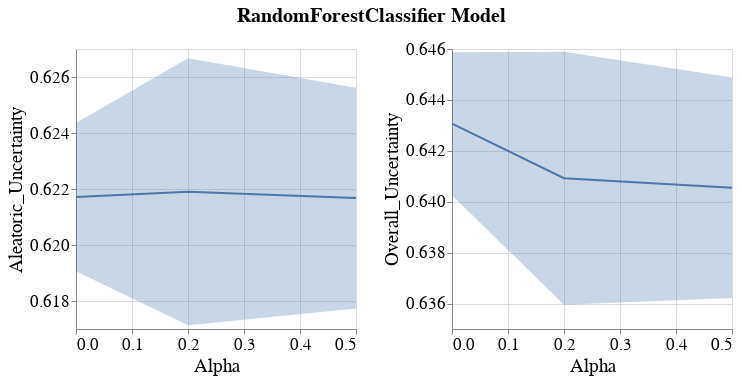

The notebook cell this image was saved under:
### Code cell
visualizer.create_subgroup_metrics_line_band_plot(model_name=MODEL_NAMES[0],
                                                  subgroup_metrics=['Aleatoric_Uncertainty', 'Overall_Uncertainty'])

### Figure 1 — Vega-Lite specification as saved in the notebook (floating-point values rounded to 4 significant figures)
{"config": {"view": {"continuousWidth": 400, "continuousHeight": 300}, "axis": {"labelFontSize": 17, "labelFontWeight": "normal", "titleFontSize": 19, "titleFontWeight": "normal"}, "legend": {"labelFontSize": 17, "symbolStrokeWidth": 10, "titleFontSize": 19}, "title": {"fontSize": 17}}, "vconcat": [{"hconcat": [{"layer": [{"mark": {"type": "errorband", "extent": "ci"}, "encoding": {"x": {"field": "Intervention_Param", "title": "Alpha", "type": "quantitative"}, "y": {"field": "Metric_Value", "scale": {"zero": false}, "title": "Aleatoric_Uncertainty", "type": "quantitative"}}}, {"mark": "line", "encoding": {"x": {"field": "Intervention_Param", "title": "Alpha", "type": "quantitative"}, "y": {"aggregate": "mean", "field": "Metric_Value", "scale": {"zero": false}, "title": "Aleatoric_Uncertainty", "type": "quantitative"}}}], "height": 280, "width": 280}, {"layer": [{"mark": {"type": "errorband", "extent": "ci"}, "encoding": {"x": {"field": "Intervention_Param", "title": "Alpha", "type": "quantitative"}, "y": {"field": "Metric_Value", "scale": {"zero": false}, "title": "Overall_Uncertainty", "type": "quantitative"}}}, {"mark": "line", "encoding": {"x": {"field": "Intervention_Param", "title": "Alpha", "type": "quantitative"}, "y": {"aggregate": "mean", "field": "Metric_Value", "scale": {"zero": false}, "title": "Overall_Uncertainty", "type": "quantitative"}}}], "data": {"name": "data-049451c61c1940ec0e391889a19e1cfe"}, "height": 280, "width": 280}]}], "data": {"name": "data-18ca5da08754ec6306dc3eb67df1fd53"}, "title": {"text": "RandomForestClassifier Model", "anchor": "middle", "dy": -10, "fontSize": 20}, "$schema": "https://vega.github.io/schema/vega-lite/v4.17.0.json", "datasets": {"data-18ca5da08754ec6306dc3eb67df1fd53": [{"Metric": "Aleatoric_Uncertainty", "Bootstrap_Model_Seed": 101, "Model_Name": "RandomForestClassifier", "Model_Params": "{'bootstrap': True, 'ccp_alpha': 0.0, 'class_weight': None, 'criterion': 'gini', 'max_depth': None, 'max_features': 'sqrt', 'max_leaf_nodes': None, 'max_samples': None, 'min_impurity_decrease': 0.0, 'min_samples_leaf': 1, 'min_samples_split': 2, 'min_weight_fraction_leaf': 0.0, 'n_estimators': 100, 'n_jobs': None, 'oob_score': False, 'random_state': 101, 'verbose': 0, 'warm_start': False}", "Run_Number": "Run_1", "Dataset_Name": "Folktables_GA_2018_Income", "Num_Estimators": 20, "Tag": "OK", "Record_Create_Date_Time": "2023-07-17T17:36:15.513000", "Session_Uuid": "da196782-b063-488c-9ad7-bc52ccf8e6ed", "Experiment_Iteration": "Exp_iter_1", "Dataset_Split_Seed": 100, "Model_Init_Seed": 100, "Fair_Intervention_Params_Lst": "[0.0, 0.2, 0.5]", "Intervention_Param": 0.0, "Subgroup": "overall", "Metric_Value": 0.6244}, {"Metric": "Aleatoric_Uncertainty", "Bootstrap_Model_Seed": 101, "Model_Name": "RandomForestClassifier", "Model_Params": "{'bootstrap': True, 'ccp_alpha': 0.0, 'class_weight': None, 'criterion': 'gini', 'max_depth': None, 'max_features': 'sqrt', 'max_leaf_nodes': None, 'max_samples': None, 'min_impurity_decrease': 0.0, 'min_samples_leaf': 1, 'min_samples_split': 2, 'min_weight_fraction_leaf': 0.0, 'n_estimators': 200, 'n_jobs': None, 'oob_score': False, 'random_state': 101, 'verbose': 0, 'warm_start': False}", "Run_Number": "Run_1", "Dataset_Name": "Folktables_GA_2018_Income", "Num_Estimators": 20, "Tag": "OK", "Record_Create_Date_Time": "2023-07-17T17:41:05.348000", "Session_Uuid": "da196782-b063-488c-9ad7-bc52ccf8e6ed", "Experiment_Iteration": "Exp_iter_1", "Dataset_Split_Seed": 100, "Model_Init_Seed": 100, "Fair_Intervention_Params_Lst": "[0.0, 0.2, 0.5]", "Intervention_Param": 0.2, "Subgroup": "overall", "Metric_Value": 0.6267}, {"Metric": "Aleatoric_Uncertainty", "Bootstrap_Model_Seed": 101, "Model_Name": "RandomForestClassifier", "Model_Params": "{'bootstrap': True, 'ccp_alpha': 0.0, 'class_weight': None, 'criterion': 'gini', 'max_depth': None, 'max_features': 'sqrt', 'max_leaf_nodes': None, 'max_samples': None, 'min_impurity_decrease': 0.0, 'min_samples_leaf': 1, 'min_samples_split': 2, 'min_weight_fraction_leaf': 0.0, 'n_estimators': 200, 'n_jobs': None, 'oob_score': False, 'random_state': 101, 'verbose': 0, 'warm_start': False}", "Run_Number": "Run_1", "Dataset_Name": "Folktables_GA_2018_Income", "Num_Estimators": 20, "Tag": "OK", "Record_Create_Date_Time": "2023-07-17T17:45:52.937000", "Session_Uuid": "da196782-b063-488c-9ad7-bc52ccf8e6ed", "Experiment_Iteration": "Exp_iter_1", "Dataset_Split_Seed": 100, "Model_Init_Seed": 100, "Fair_Intervention_Params_Lst": "[0.0, 0.2, 0.5]", "Intervention_Param": 0.5, "Subgroup": "overall", "Metric_Value": 0.6256}, {"Metric": "Aleatoric_Uncertainty", "Bootstrap_Model_Seed": 201, "Model_Name": "RandomForestClassifier", "Model_Params": "{'bootstrap': True, 'ccp_alpha': 0.0, 'class_weight': None, 'criterion': 'gini', 'max_depth': None, 'max_features': 'sqrt', 'max_leaf_nodes': None, 'max_samples': None, 'min_impurity_decrease': 0.0, 'min_samples_leaf': 1, 'min_samples_split': 2, 'min_weight_fraction_leaf': 0.0, 'n_estimators': 100, 'n_jobs': None, 'oob_score': False, 'random_state': 201, 'verbose': 0, 'warm_start': False}", "Run_Number": "Run_1", "Dataset_Name": "Folktables_GA_2018_Income", "Num_Estimators": 20, "Tag": "OK", "Record_Create_Date_Time": "2023-07-17T17:49:07.225000", "Session_Uuid": "da196782-b063-488c-9ad7-bc52ccf8e6ed", "Experiment_Iteration": "Exp_iter_2", "Dataset_Split_Seed": 200, "Model_Init_Seed": 200, "Fair_Intervention_Params_Lst": "[0.0, 0.2, 0.5]", "Intervention_Param": 0.0, "Subgroup": "overall", "Metric_Value": 0.6191}, {"Metric": "Aleatoric_Uncertainty", "Bootstrap_Model_Seed": 201, "Model_Name": "RandomForestClassifier", "Model_Params": "{'bootstrap': True, 'ccp_alpha': 0.0, 'class_weight': None, 'criterion': 'gini', 'max_depth': None, 'max_features': 'sqrt', 'max_leaf_nodes': None, 'max_samples': None, 'min_impurity_decrease': 0.0, 'min_samples_leaf': 1, 'min_samples_split': 2, 'min_weight_fraction_leaf': 0.0, 'n_estimators': 200, 'n_jobs': None, 'oob_score': False, 'random_state': 201, 'verbose': 0, 'warm_start': False}", "Run_Number": "Run_1", "Dataset_Name": "Folktables_GA_2018_Income", "Num_Estimators": 20, "Tag": "OK", "Record_Create_Date_Time": "2023-07-17T17:53:16.901000", "Session_Uuid": "da196782-b063-488c-9ad7-bc52ccf8e6ed", "Experiment_Iteration": "Exp_iter_2", "Dataset_Split_Seed": 200, "Model_Init_Seed": 200, "Fair_Intervention_Params_Lst": "[0.0, 0.2, 0.5]", "Intervention_Param": 0.2, "Subgroup": "overall", "Metric_Value": 0.6171}, {"Metric": "Aleatoric_Uncertainty", "Bootstrap_Model_Seed": 201, "Model_Name": "RandomForestClassifier", "Model_Params": "{'bootstrap': True, 'ccp_alpha': 0.0, 'class_weight': None, 'criterion': 'gini', 'max_depth': None, 'max_features': 'sqrt', 'max_leaf_nodes': None, 'max_samples': None, 'min_impurity_decrease': 0.0, 'min_samples_leaf': 1, 'min_samples_split': 2, 'min_weight_fraction_leaf': 0.0, 'n_estimators': 200, 'n_jobs': None, 'oob_score': False, 'random_state': 201, 'verbose': 0, 'warm_start': False}", "Run_Number": "Run_1", "Dataset_Name": "Folktables_GA_2018_Income", "Num_Estimators": 20, "Tag": "OK", "Record_Create_Date_Time": "2023-07-17T17:57:20.827000", "Session_Uuid": "da196782-b063-488c-9ad7-bc52ccf8e6ed", "Experiment_Iteration": "Exp_iter_2", "Dataset_Split_Seed": 200, "Model_Init_Seed": 200, "Fair_Intervention_Params_Lst": "[0.0, 0.2, 0.5]", "Intervention_Param": 0.5, "Subgroup": "overall", "Metric_Value": 0.6177}], "data-049451c61c1940ec0e391889a19e1cfe": [{"Metric": "Overall_Uncertainty", "Bootstrap_Model_Seed": 101, "Model_Name": "RandomForestClassifier", "Model_Params": "{'bootstrap': True, 'ccp_alpha': 0.0, 'class_weight': None, 'criterion': 'gini', 'max_depth': None, 'max_features': 'sqrt', 'max_leaf_nodes': None, 'max_samples': None, 'min_impurity_decrease': 0.0, 'min_samples_leaf': 1, 'min_samples_split': 2, 'min_weight_fraction_leaf': 0.0, 'n_estimators': 100, 'n_jobs': None, 'oob_score': False, 'random_state': 101, 'verbose': 0, 'warm_start': False}", "Run_Number": "Run_1", "Dataset_Name": "Folktables_GA_2018_Income", "Num_Estimators": 20, "Tag": "OK", "Record_Create_Date_Time": "2023-07-17T17:36:15.513000", "Session_Uuid": "da196782-b063-488c-9ad7-bc52ccf8e6ed", "Experiment_Iteration": "Exp_iter_1", "Dataset_Split_Seed": 100, "Model_Init_Seed": 100, "Fair_Intervention_Params_Lst": "[0.0, 0.2, 0.5]", "Intervention_Param": 0.0, "Subgroup": "overall", "Metric_Value": 0.6459}, {"Metric": "Overall_Uncertainty", "Bootstrap_Model_Seed": 101, "Model_Name": "RandomForestClassifier", "Model_Params": "{'bootstrap': True, 'ccp_alpha': 0.0, 'class_weight': None, 'criterion': 'gini', 'max_depth': None, 'max_features': 'sqrt', 'max_leaf_nodes': None, 'max_samples': None, 'min_impurity_decrease': 0.0, 'min_samples_leaf': 1, 'min_samples_split': 2, 'min_weight_fraction_leaf': 0.0, 'n_estimators': 200, 'n_jobs': None, 'oob_score': False, 'random_state': 101, 'verbose': 0, 'warm_start': False}", "Run_Number": "Run_1", "Dataset_Name": "Folktables_GA_2018_Income", "Num_Estimators": 20, "Tag": "OK", "Record_Create_Date_Time": "2023-07-17T17:41:05.348000", "Session_Uuid": "da196782-b063-488c-9ad7-bc52ccf8e6ed", "Experiment_Iteration": "Exp_iter_1", "Dataset_Split_Seed": 100, "Model_Init_Seed": 100, "Fair_Intervention_Params_Lst": "[0.0, 0.2, 0.5]", "Intervention_Param": 0.2, "Subgroup": "overall", "Metric_Value": 0.6459}, {"Metric": "Overall_Uncertainty", "Bootstrap_Model_Seed": 101, "Model_Name": "RandomForestClassifier", "Model_Params": "{'bootstrap': True, 'ccp_alpha': 0.0, 'class_weight': None, 'criterion': 'gini', 'max_depth': None, 'max_features': 'sqrt', 'max_leaf_nodes': None, 'max_samples': None, 'min_impurity_decrease': 0.0, 'min_samples_leaf': 1, 'min_samples_split': 2, 'min_weight_fraction_leaf': 0.0, 'n_estimators': 200, 'n_jobs': None, 'oob_score': False, 'random_state': 101, 'verbose': 0, 'warm_start': False}", "Run_Number": "Run_1", "Dataset_Name": "Folktables_GA_2018_Income", "Num_Estimators": 20, "Tag": "OK", "Record_Create_Date_Time": "2023-07-17T17:45:52.937000", "Session_Uuid": "da196782-b063-488c-9ad7-bc52ccf8e6ed", "Experiment_Iteration": "Exp_iter_1", "Dataset_Split_Seed": 100, "Model_Init_Seed": 100, "Fair_Intervention_Params_Lst": "[0.0, 0.2, 0.5]", "Intervention_Param": 0.5, "Subgroup": "overall", "Metric_Value": 0.6449}, {"Metric": "Overall_Uncertainty", "Bootstrap_Model_Seed": 201, "Model_Name": "RandomForestClassifier", "Model_Params": "{'bootstrap': True, 'ccp_alpha': 0.0, 'class_weight': None, 'criterion': 'gini', 'max_depth': None, 'max_features': 'sqrt', 'max_leaf_nodes': None, 'max_samples': None, 'min_impurity_decrease': 0.0, 'min_samples_leaf': 1, 'min_samples_split': 2, 'min_weight_fraction_leaf': 0.0, 'n_estimators': 100, 'n_jobs': None, 'oob_score': False, 'random_state': 201, 'verbose': 0, 'warm_start': False}", "Run_Number": "Run_1", "Dataset_Name": "Folktables_GA_2018_Income", "Num_Estimators": 20, "Tag": "OK", "Record_Create_Date_Time": "2023-07-17T17:49:07.225000", "Session_Uuid": "da196782-b063-488c-9ad7-bc52ccf8e6ed", "Experiment_Iteration": "Exp_iter_2", "Dataset_Split_Seed": 200, "Model_Init_Seed": 200, "Fair_Intervention_Params_Lst": "[0.0, 0.2, 0.5]", "Intervention_Param": 0.0, "Subgroup": "overall", "Metric_Value": 0.6403}, {"Metric": "Overall_Uncertainty", "Bootstrap_Model_Seed": 201, "Model_Name": "RandomForestClassifier", "Model_Params": "{'bootstrap': True, 'ccp_alpha': 0.0, 'class_weight': None, 'criterion': 'gini', 'max_depth': None, 'max_features': 'sqrt', 'max_leaf_nodes': None, 'max_samples': None, 'min_impurity_decrease': 0.0, 'min_samples_leaf': 1, 'min_samples_split': 2, 'min_weight_fraction_leaf': 0.0, 'n_estimators': 200, 'n_jobs': None, 'oob_score': False, 'random_state': 201, 'verbose': 0, 'warm_start': False}", "Run_Number": "Run_1", "Dataset_Name": "Folktables_GA_2018_Income", "Num_Estimators": 20, "Tag": "OK", "Record_Create_Date_Time": "2023-07-17T17:53:16.901000", "Session_Uuid": "da196782-b063-488c-9ad7-bc52ccf8e6ed", "Experiment_Iteration": "Exp_iter_2", "Dataset_Split_Seed": 200, "Model_Init_Seed": 200, "Fair_Intervention_Params_Lst": "[0.0, 0.2, 0.5]", "Intervention_Param": 0.2, "Subgroup": "overall", "Metric_Value": 0.636}, {"Metric": "Overall_Uncertainty", "Bootstrap_Model_Seed": 201, "Model_Name": "RandomForestClassifier", "Model_Params": "{'bootstrap': True, 'ccp_alpha': 0.0, 'class_weight': None, 'criterion': 'gini', 'max_depth': None, 'max_features': 'sqrt', 'max_leaf_nodes': None, 'max_samples': None, 'min_impurity_decrease': 0.0, 'min_samples_leaf': 1, 'min_samples_split': 2, 'min_weight_fraction_leaf': 0.0, 'n_estimators': 200, 'n_jobs': None, 'oob_score': False, 'random_state': 201, 'verbose': 0, 'warm_start': False}", "Run_Number": "Run_1", "Dataset_Name": "Folktables_GA_2018_Income", "Num_Estimators": 20, "Tag": "OK", "Record_Create_Date_Time": "2023-07-17T17:57:20.827000", "Session_Uuid": "da196782-b063-488c-9ad7-bc52ccf8e6ed", "Experiment_Iteration": "Exp_iter_2", "Dataset_Split_Seed": 200, "Model_Init_Seed": 200, "Fair_Intervention_Params_Lst": "[0.0, 0.2, 0.5]", "Intervention_Param": 0.5, "Subgroup": "overall", "Metric_Value": 0.6362}]}}
